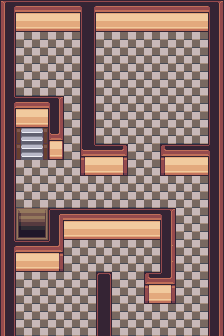

Tiled map render using the project's own tile images. Description and the map definition, with tile-layer contents summarised, below:
An orthogonal 14x21 tile map with 16x16 px tiles, 2 tile layers (Tile Layer 1, Tile Layer 2), 11 tilesets and 20 objects (14x collision, 5x event, collision-line).

<map version="1.2" tiledversion="1.3.2" orientation="orthogonal" renderorder="right-down" compressionlevel="0" width="14" height="21" tilewidth="16" tileheight="16" infinite="0" nextlayerid="5" nextobjectid="24">
 <tileset firstgid="1" name="Pacheesi Tiles" tilewidth="16" tileheight="16" tilecount="21" columns="7">
  <image source="../gfx/tilesets/Pacheesi Tiles.png" width="112" height="48" />
 </tileset>
 <tileset firstgid="22" name="Interior_Floors_by_George" tilewidth="16" tileheight="16" tilecount="54" columns="9">
  <image source="../gfx/tilesets/Interior_Floors_by_George.png" width="144" height="96" />
 </tileset>
 <tileset firstgid="76" name="Interior_Walls_by_George" tilewidth="16" tileheight="16" tilecount="210" columns="15">
  <image source="../gfx/tilesets/Interior_Walls_by_George.png" width="240" height="224" />
 </tileset>
 <tileset firstgid="286" name="Outdoor_Tiles_-_City_and_Country_-_by_ArMM1998" tilewidth="16" tileheight="16" tilecount="1440" columns="40">
  <image source="../gfx/tilesets/Outdoor_Tiles_-_City_and_Country_-_by_ArMM1998.png" width="640" height="576" />
 </tileset>
 <tileset firstgid="1726" name="Interior_Tiles_by_ArMM1998" tilewidth="16" tileheight="16" tilecount="1000" columns="40">
  <image source="../gfx/tilesets/Interior_Tiles_by_ArMM1998.png" width="640" height="400" />
 </tileset>
 <tileset firstgid="2726" name="Outdoor_odds_and_ends_by_Isaiah658" tilewidth="16" tileheight="16" tilecount="50" columns="10">
  <image source="../gfx/tilesets/Outdoor_odds_and_ends_by_Isaiah658.png" width="160" height="80" />
 </tileset>
 <tileset firstgid="2776" name="Interiors by Redshrike" tilewidth="16" tileheight="16" tilecount="84" columns="7">
  <image source="../gfx/tilesets/Interiors by Redshrike.png" width="112" height="192" />
 </tileset>
 <tileset firstgid="2860" name="Terrain_by_KelvinShadewing" tilewidth="16" tileheight="16" tilecount="285" columns="19">
  <image source="../gfx/tilesets/Terrain_by_KelvinShadewing.png" width="304" height="240" />
 </tileset>
 <tileset firstgid="3145" name="Interior_Walls_by_George" tilewidth="16" tileheight="16" tilecount="0" columns="15" />
 <tileset firstgid="3145" name="Cave_Tiles_by_ArMM1998_(Tuxemon_Style)" tilewidth="16" tileheight="16" tilecount="1000" columns="40">
  <image source="../gfx/tilesets/Cave_Tiles_by_ArMM1998_(Tuxemon_Style).png" width="640" height="400" />
 </tileset>
 <tileset firstgid="4145" name="boxfont" tilewidth="16" tileheight="16" tilecount="156" columns="13">
  <image source="../gfx/tilesets/boxfont.png" width="208" height="192" />
 </tileset>
 <layer id="1" name="Tile Layer 1" width="14" height="21">
  <data>[294 cells, 294 non-empty, 11 distinct tile ids]</data>
 </layer>
 <layer id="2" name="Tile Layer 2" width="14" height="21">
  <data>[294 cells, 91 non-empty, 24 distinct tile ids]</data>
 </layer>
 <objectgroup color="#ff0000" id="3" name="Collision">
  <object id="1" type="collision" x="0" y="0" width="16" height="336" />
  <object id="2" type="collision" x="16" y="0" width="208" height="16" />
  <object id="4" type="collision" x="208" y="16" width="16" height="320" />
  <object id="5" type="collision" x="80" y="16" width="16" height="160" />
  <object id="6" type="collision" x="96" y="144" width="32" height="32" />
  <object id="7" type="collision" x="160" y="144" width="48" height="32" />
  <object id="8" type="collision" x="16" y="96" width="48" height="32" />
  <object id="9" type="collision" x="48" y="128" width="16" height="32" />
  <object id="10" type="collision" x="16" y="240" width="48" height="32" />
  <object id="11" type="collision" x="48" y="208" width="128" height="32" />
  <object id="12" type="collision" x="160" y="240" width="16" height="64" />
  <object id="13" type="collision" x="144" y="272" width="16" height="32" />
  <object id="14" type="collision" x="96" y="272" width="16" height="64" />
  <object id="17" type="collision" x="16" y="16" width="192" height="16" />
  <object id="20" type="collision-line" x="0" y="336">
   <polyline points="0,0 224,0 0,0" />
  </object>
 </objectgroup>
 <objectgroup color="#ffff00" id="4" name="Events">
  <object id="18" name="Teleport to Omnichannel 2" type="event" x="16" y="144" width="16" height="16">
   <properties>
    <property name="act10" value="transition_teleport xero_omnichannel2.tmx,1,12,0.3" />
    <property name="act20" value="player_face up" />
    <property name="cond10" value="is player_at" />
   </properties>
  </object>
  <object id="19" name="Teleport to Omnichannel 2" type="event" x="32" y="144" width="16" height="16">
   <properties>
    <property name="act10" value="transition_teleport xero_omnichannel2.tmx,2,12,0.3" />
    <property name="act20" value="player_face up" />
    <property name="cond10" value="is player_at" />
   </properties>
  </object>
  <object id="21" name="Teleport to Omnichannel 1" type="event" x="16" y="208" width="32" height="16">
   <properties>
    <property name="act10" value="transition_teleport xero_cotton_town.tmx,22,10,0.3" />
    <property name="act20" value="player_face down" />
    <property name="cond10" value="is player_at" />
   </properties>
  </object>
  <object id="22" name="Play Music" type="event" x="0" y="0" width="16" height="16">
   <properties>
    <property name="act10" value="play_music music_omnichannel" />
    <property name="cond10" value="not music_playing music_omnichannel" />
   </properties>
  </object>
  <object id="23" name="Player Spawn" type="event" x="32" y="176" width="16" height="16" />
 </objectgroup>
</map>
